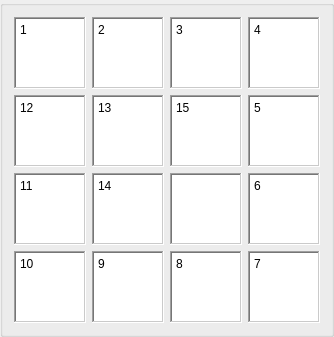
   <widget class="QGroupBox" name="groupBox_2">
    <property name="enabled">
     <bool>true</bool>
    </property>
    <property name="geometry">
     <rect>
      <x>410</x>
      <y>270</y>
      <width>251</width>
      <height>221</height>
     </rect>
    </property>
    <property name="title">
     <string/>
    </property>
    <property name="alignment">
     <set>Qt::AlignBottom|Qt::AlignHCenter</set>
    </property>
    <layout class="QGridLayout" name="gridLayout_2">
     <item row="2" column="1">
      <widget class="QTextEdit" name="end10">
       <property name="frameShape">
        <enum>QFrame::WinPanel</enum>
       </property>
       <property name="lineWidth">
        <number>3</number>
       </property>
       <property name="html">
        <string>&lt;!DOCTYPE HTML PUBLIC &quot;-//W3C//DTD HTML 4.0//EN&quot; &quot;http://www.w3.org/TR/REC-html40/strict.dtd&quot;&gt;
&lt;html&gt;&lt;head&gt;&lt;meta name=&quot;qrichtext&quot; content=&quot;1&quot; /&gt;&lt;style type=&quot;text/css&quot;&gt;
p, li { white-space: pre-wrap; }
&lt;/style&gt;&lt;/head&gt;&lt;body style=&quot; font-family:'SimSun'; font-size:9pt; font-weight:400; font-style:normal;&quot;&gt;
&lt;p style=&quot; margin-top:0px; margin-bottom:0px; margin-left:0px; margin-right:0px; -qt-block-indent:0; text-indent:0px;&quot;&gt;14&lt;/p&gt;&lt;/body&gt;&lt;/html&gt;</string>
       </property>
       <property name="tabStopWidth">
        <number>100</number>
       </property>
       <property name="acceptRichText">
        <bool>true</bool>
       </property>
      </widget>
     </item>
     <item row="0" column="0">
      <widget class="QTextEdit" name="end1">
       <property name="frameShape">
        <enum>QFrame::WinPanel</enum>
       </property>
       <property name="lineWidth">
        <number>3</number>
       </property>
       <property name="html">
        <string>&lt;!DOCTYPE HTML PUBLIC &quot;-//W3C//DTD HTML 4.0//EN&quot; &quot;http://www.w3.org/TR/REC-html40/strict.dtd&quot;&gt;
&lt;html&gt;&lt;head&gt;&lt;meta name=&quot;qrichtext&quot; content=&quot;1&quot; /&gt;&lt;style type=&quot;text/css&quot;&gt;
p, li { white-space: pre-wrap; }
&lt;/style&gt;&lt;/head&gt;&lt;body style=&quot; font-family:'SimSun'; font-size:9pt; font-weight:400; font-style:normal;&quot;&gt;
&lt;p style=&quot; margin-top:0px; margin-bottom:0px; margin-left:0px; margin-right:0px; -qt-block-indent:0; text-indent:0px;&quot;&gt;1&lt;/p&gt;&lt;/body&gt;&lt;/html&gt;</string>
       </property>
       <property name="tabStopWidth">
        <number>100</number>
       </property>
       <property name="acceptRichText">
        <bool>true</bool>
       </property>
      </widget>
     </item>
     <item row="1" column="2">
      <widget class="QTextEdit" name="end7">
       <property name="frameShape">
        <enum>QFrame::WinPanel</enum>
       </property>
       <property name="lineWidth">
        <number>3</number>
       </property>
       <property name="html">
        <string>&lt;!DOCTYPE HTML PUBLIC &quot;-//W3C//DTD HTML 4.0//EN&quot; &quot;http://www.w3.org/TR/REC-html40/strict.dtd&quot;&gt;
&lt;html&gt;&lt;head&gt;&lt;meta name=&quot;qrichtext&quot; content=&quot;1&quot; /&gt;&lt;style type=&quot;text/css&quot;&gt;
p, li { white-space: pre-wrap; }
&lt;/style&gt;&lt;/head&gt;&lt;body style=&quot; font-family:'SimSun'; font-size:9pt; font-weight:400; font-style:normal;&quot;&gt;
&lt;p style=&quot; margin-top:0px; margin-bottom:0px; margin-left:0px; margin-right:0px; -qt-block-indent:0; text-indent:0px;&quot;&gt;15&lt;/p&gt;&lt;/body&gt;&lt;/html&gt;</string>
       </property>
       <property name="tabStopWidth">
        <number>100</number>
       </property>
       <property name="acceptRichText">
        <bool>true</bool>
       </property>
      </widget>
     </item>
     <item row="3" column="1">
      <widget class="QTextEdit" name="end14">
       <property name="frameShape">
        <enum>QFrame::WinPanel</enum>
       </property>
       <property name="lineWidth">
        <number>3</number>
       </property>
       <property name="html">
        <string>&lt;!DOCTYPE HTML PUBLIC &quot;-//W3C//DTD HTML 4.0//EN&quot; &quot;http://www.w3.org/TR/REC-html40/strict.dtd&quot;&gt;
&lt;html&gt;&lt;head&gt;&lt;meta name=&quot;qrichtext&quot; content=&quot;1&quot; /&gt;&lt;style type=&quot;text/css&quot;&gt;
p, li { white-space: pre-wrap; }
&lt;/style&gt;&lt;/head&gt;&lt;body style=&quot; font-family:'SimSun'; font-size:9pt; font-weight:400; font-style:normal;&quot;&gt;
&lt;p style=&quot; margin-top:0px; margin-bottom:0px; margin-left:0px; margin-right:0px; -qt-block-indent:0; text-indent:0px;&quot;&gt;9&lt;/p&gt;&lt;/body&gt;&lt;/html&gt;</string>
       </property>
       <property name="tabStopWidth">
        <number>100</number>
       </property>
       <property name="acceptRichText">
        <bool>true</bool>
       </property>
      </widget>
     </item>
     <item row="0" column="3">
      <widget class="QTextEdit" name="end4">
       <property name="frameShape">
        <enum>QFrame::WinPanel</enum>
       </property>
       <property name="lineWidth">
        <number>3</number>
       </property>
       <property name="html">
        <string>&lt;!DOCTYPE HTML PUBLIC &quot;-//W3C//DTD HTML 4.0//EN&quot; &quot;http://www.w3.org/TR/REC-html40/strict.dtd&quot;&gt;
&lt;html&gt;&lt;head&gt;&lt;meta name=&quot;qrichtext&quot; content=&quot;1&quot; /&gt;&lt;style type=&quot;text/css&quot;&gt;
p, li { white-space: pre-wrap; }
&lt;/style&gt;&lt;/head&gt;&lt;body style=&quot; font-family:'SimSun'; font-size:9pt; font-weight:400; font-style:normal;&quot;&gt;
&lt;p style=&quot; margin-top:0px; margin-bottom:0px; margin-left:0px; margin-right:0px; -qt-block-indent:0; text-indent:0px;&quot;&gt;4&lt;/p&gt;&lt;/body&gt;&lt;/html&gt;</string>
       </property>
       <property name="tabStopWidth">
        <number>100</number>
       </property>
       <property name="acceptRichText">
        <bool>true</bool>
       </property>
      </widget>
     </item>
     <item row="0" column="2">
      <widget class="QTextEdit" name="end3">
       <property name="frameShape">
        <enum>QFrame::WinPanel</enum>
       </property>
       <property name="lineWidth">
        <number>3</number>
       </property>
       <property name="html">
        <string>&lt;!DOCTYPE HTML PUBLIC &quot;-//W3C//DTD HTML 4.0//EN&quot; &quot;http://www.w3.org/TR/REC-html40/strict.dtd&quot;&gt;
&lt;html&gt;&lt;head&gt;&lt;meta name=&quot;qrichtext&quot; content=&quot;1&quot; /&gt;&lt;style type=&quot;text/css&quot;&gt;
p, li { white-space: pre-wrap; }
&lt;/style&gt;&lt;/head&gt;&lt;body style=&quot; font-family:'SimSun'; font-size:9pt; font-weight:400; font-style:normal;&quot;&gt;
&lt;p style=&quot; margin-top:0px; margin-bottom:0px; margin-left:0px; margin-right:0px; -qt-block-indent:0; text-indent:0px;&quot;&gt;3&lt;/p&gt;&lt;/body&gt;&lt;/html&gt;</string>
       </property>
       <property name="tabStopWidth">
        <number>100</number>
       </property>
       <property name="acceptRichText">
        <bool>true</bool>
       </property>
      </widget>
     </item>
     <item row="0" column="1">
      <widget class="QTextEdit" name="end2">
       <property name="frameShape">
        <enum>QFrame::WinPanel</enum>
       </property>
       <property name="lineWidth">
        <number>3</number>
       </property>
       <property name="html">
        <string>&lt;!DOCTYPE HTML PUBLIC &quot;-//W3C//DTD HTML 4.0//EN&quot; &quot;http://www.w3.org/TR/REC-html40/strict.dtd&quot;&gt;
&lt;html&gt;&lt;head&gt;&lt;meta name=&quot;qrichtext&quot; content=&quot;1&quot; /&gt;&lt;style type=&quot;text/css&quot;&gt;
p, li { white-space: pre-wrap; }
&lt;/style&gt;&lt;/head&gt;&lt;body style=&quot; font-family:'SimSun'; font-size:9pt; font-weight:400; font-style:normal;&quot;&gt;
&lt;p style=&quot; margin-top:0px; margin-bottom:0px; margin-left:0px; margin-right:0px; -qt-block-indent:0; text-indent:0px;&quot;&gt;2&lt;/p&gt;&lt;/body&gt;&lt;/html&gt;</string>
       </property>
       <property name="tabStopWidth">
        <number>100</number>
       </property>
       <property name="acceptRichText">
        <bool>true</bool>
       </property>
      </widget>
     </item>
     <item row="1" column="3">
      <widget class="QTextEdit" name="end8">
       <property name="frameShape">
        <enum>QFrame::WinPanel</enum>
       </property>
       <property name="lineWidth">
        <number>3</number>
       </property>
       <property name="html">
        <string>&lt;!DOCTYPE HTML PUBLIC &quot;-//W3C//DTD HTML 4.0//EN&quot; &quot;http://www.w3.org/TR/REC-html40/strict.dtd&quot;&gt;
&lt;html&gt;&lt;head&gt;&lt;meta name=&quot;qrichtext&quot; content=&quot;1&quot; /&gt;&lt;style type=&quot;text/css&quot;&gt;
p, li { white-space: pre-wrap; }
&lt;/style&gt;&lt;/head&gt;&lt;body style=&quot; font-family:'SimSun'; font-size:9pt; font-weight:400; font-style:normal;&quot;&gt;
&lt;p style=&quot; margin-top:0px; margin-bottom:0px; margin-left:0px; margin-right:0px; -qt-block-indent:0; text-indent:0px;&quot;&gt;5&lt;/p&gt;&lt;/body&gt;&lt;/html&gt;</string>
       </property>
       <property name="tabStopWidth">
        <number>100</number>
       </property>
       <property name="acceptRichText">
        <bool>true</bool>
       </property>
      </widget>
     </item>
     <item row="1" column="0">
      <widget class="QTextEdit" name="end5">
       <property name="frameShape">
        <enum>QFrame::WinPanel</enum>
       </property>
       <property name="lineWidth">
        <number>3</number>
       </property>
       <property name="html">
        <string>&lt;!DOCTYPE HTML PUBLIC &quot;-//W3C//DTD HTML 4.0//EN&quot; &quot;http://www.w3.org/TR/REC-html40/strict.dtd&quot;&gt;
&lt;html&gt;&lt;head&gt;&lt;meta name=&quot;qrichtext&quot; content=&quot;1&quot; /&gt;&lt;style type=&quot;text/css&quot;&gt;
p, li { white-space: pre-wrap; }
&lt;/style&gt;&lt;/head&gt;&lt;body style=&quot; font-family:'SimSun'; font-size:9pt; font-weight:400; font-style:normal;&quot;&gt;
&lt;p style=&quot; margin-top:0px; margin-bottom:0px; margin-left:0px; margin-right:0px; -qt-block-indent:0; text-indent:0px;&quot;&gt;12&lt;/p&gt;&lt;/body&gt;&lt;/html&gt;</string>
       </property>
       <property name="tabStopWidth">
        <number>100</number>
       </property>
       <property name="acceptRichText">
        <bool>true</bool>
       </property>
      </widget>
     </item>
     <item row="2" column="0">
      <widget class="QTextEdit" name="end9">
       <property name="frameShape">
        <enum>QFrame::WinPanel</enum>
       </property>
       <property name="lineWidth">
        <number>3</number>
       </property>
       <property name="html">
        <string>&lt;!DOCTYPE HTML PUBLIC &quot;-//W3C//DTD HTML 4.0//EN&quot; &quot;http://www.w3.org/TR/REC-html40/strict.dtd&quot;&gt;
&lt;html&gt;&lt;head&gt;&lt;meta name=&quot;qrichtext&quot; content=&quot;1&quot; /&gt;&lt;style type=&quot;text/css&quot;&gt;
p, li { white-space: pre-wrap; }
&lt;/style&gt;&lt;/head&gt;&lt;body style=&quot; font-family:'SimSun'; font-size:9pt; font-weight:400; font-style:normal;&quot;&gt;
&lt;p style=&quot; margin-top:0px; margin-bottom:0px; margin-left:0px; margin-right:0px; -qt-block-indent:0; text-indent:0px;&quot;&gt;11&lt;/p&gt;&lt;/body&gt;&lt;/html&gt;</string>
       </property>
       <property name="tabStopWidth">
        <number>100</number>
       </property>
       <property name="acceptRichText">
        <bool>true</bool>
       </property>
      </widget>
     </item>
     <item row="1" column="1">
      <widget class="QTextEdit" name="end6">
       <property name="frameShape">
        <enum>QFrame::WinPanel</enum>
       </property>
       <property name="lineWidth">
        <number>3</number>
       </property>
       <property name="html">
        <string>&lt;!DOCTYPE HTML PUBLIC &quot;-//W3C//DTD HTML 4.0//EN&quot; &quot;http://www.w3.org/TR/REC-html40/strict.dtd&quot;&gt;
&lt;html&gt;&lt;head&gt;&lt;meta name=&quot;qrichtext&quot; content=&quot;1&quot; /&gt;&lt;style type=&quot;text/css&quot;&gt;
p, li { white-space: pre-wrap; }
&lt;/style&gt;&lt;/head&gt;&lt;body style=&quot; font-family:'SimSun'; font-size:9pt; font-weight:400; font-style:normal;&quot;&gt;
&lt;p style=&quot; margin-top:0px; margin-bottom:0px; margin-left:0px; margin-right:0px; -qt-block-indent:0; text-indent:0px;&quot;&gt;13&lt;/p&gt;&lt;/body&gt;&lt;/html&gt;</string>
       </property>
       <property name="tabStopWidth">
        <number>100</number>
       </property>
       <property name="acceptRichText">
        <bool>true</bool>
       </property>
      </widget>
     </item>
     <item row="3" column="0">
      <widget class="QTextEdit" name="end13">
       <property name="frameShape">
        <enum>QFrame::WinPanel</enum>
       </property>
       <property name="lineWidth">
        <number>3</number>
       </property>
       <property name="html">
        <string>&lt;!DOCTYPE HTML PUBLIC &quot;-//W3C//DTD HTML 4.0//EN&quot; &quot;http://www.w3.org/TR/REC-html40/strict.dtd&quot;&gt;
&lt;html&gt;&lt;head&gt;&lt;meta name=&quot;qrichtext&quot; content=&quot;1&quot; /&gt;&lt;style type=&quot;text/css&quot;&gt;
p, li { white-space: pre-wrap; }
&lt;/style&gt;&lt;/head&gt;&lt;body style=&quot; font-family:'SimSun'; font-size:9pt; font-weight:400; font-style:normal;&quot;&gt;
&lt;p style=&quot; margin-top:0px; margin-bottom:0px; margin-left:0px; margin-right:0px; -qt-block-indent:0; text-indent:0px;&quot;&gt;10&lt;/p&gt;&lt;/body&gt;&lt;/html&gt;</string>
       </property>
       <property name="tabStopWidth">
        <number>100</number>
       </property>
       <property name="acceptRichText">
        <bool>true</bool>
       </property>
      </widget>
     </item>
     <item row="2" column="2">
      <widget class="QTextEdit" name="end11">
       <property name="frameShape">
        <enum>QFrame::WinPanel</enum>
       </property>
       <property name="lineWidth">
        <number>3</number>
       </property>
       <property name="tabStopWidth">
        <number>100</number>
       </property>
       <property name="acceptRichText">
        <bool>true</bool>
       </property>
      </widget>
     </item>
     <item row="3" column="3">
      <widget class="QTextEdit" name="end16">
       <property name="frameShape">
        <enum>QFrame::WinPanel</enum>
       </property>
       <property name="lineWidth">
        <number>3</number>
       </property>
       <property name="html">
        <string>&lt;!DOCTYPE HTML PUBLIC &quot;-//W3C//DTD HTML 4.0//EN&quot; &quot;http://www.w3.org/TR/REC-html40/strict.dtd&quot;&gt;
&lt;html&gt;&lt;head&gt;&lt;meta name=&quot;qrichtext&quot; content=&quot;1&quot; /&gt;&lt;style type=&quot;text/css&quot;&gt;
p, li { white-space: pre-wrap; }
&lt;/style&gt;&lt;/head&gt;&lt;body style=&quot; font-family:'SimSun'; font-size:9pt; font-weight:400; font-style:normal;&quot;&gt;
&lt;p style=&quot; margin-top:0px; margin-bottom:0px; margin-left:0px; margin-right:0px; -qt-block-indent:0; text-indent:0px;&quot;&gt;7&lt;/p&gt;&lt;/body&gt;&lt;/html&gt;</string>
       </property>
       <property name="tabStopWidth">
        <number>100</number>
       </property>
       <property name="acceptRichText">
        <bool>true</bool>
       </property>
      </widget>
     </item>
     <item row="2" column="3">
      <widget class="QTextEdit" name="end12">
       <property name="frameShape">
        <enum>QFrame::WinPanel</enum>
       </property>
       <property name="lineWidth">
        <number>3</number>
       </property>
       <property name="html">
        <string>&lt;!DOCTYPE HTML PUBLIC &quot;-//W3C//DTD HTML 4.0//EN&quot; &quot;http://www.w3.org/TR/REC-html40/strict.dtd&quot;&gt;
&lt;html&gt;&lt;head&gt;&lt;meta name=&quot;qrichtext&quot; content=&quot;1&quot; /&gt;&lt;style type=&quot;text/css&quot;&gt;
p, li { white-space: pre-wrap; }
&lt;/style&gt;&lt;/head&gt;&lt;body style=&quot; font-family:'SimSun'; font-size:9pt; font-weight:400; font-style:normal;&quot;&gt;
&lt;p style=&quot; margin-top:0px; margin-bottom:0px; margin-left:0px; margin-right:0px; -qt-block-indent:0; text-indent:0px;&quot;&gt;6&lt;/p&gt;&lt;/body&gt;&lt;/html&gt;</string>
       </property>
       <property name="tabStopWidth">
        <number>100</number>
       </property>
       <property name="acceptRichText">
        <bool>true</bool>
       </property>
      </widget>
     </item>
     <item row="3" column="2">
      <widget class="QTextEdit" name="end15">
       <property name="frameShape">
        <enum>QFrame::WinPanel</enum>
       </property>
       <property name="lineWidth">
        <number>3</number>
       </property>
       <property name="html">
        <string>&lt;!DOCTYPE HTML PUBLIC &quot;-//W3C//DTD HTML 4.0//EN&quot; &quot;http://www.w3.org/TR/REC-html40/strict.dtd&quot;&gt;
&lt;html&gt;&lt;head&gt;&lt;meta name=&quot;qrichtext&quot; content=&quot;1&quot; /&gt;&lt;style type=&quot;text/css&quot;&gt;
p, li { white-space: pre-wrap; }
&lt;/style&gt;&lt;/head&gt;&lt;body style=&quot; font-family:'SimSun'; font-size:9pt; font-weight:400; font-style:normal;&quot;&gt;
&lt;p style=&quot; margin-top:0px; margin-bottom:0px; margin-left:0px; margin-right:0px; -qt-block-indent:0; text-indent:0px;&quot;&gt;8&lt;/p&gt;&lt;/body&gt;&lt;/html&gt;</string>
       </property>
       <property name="tabStopWidth">
        <number>100</number>
       </property>
       <property name="acceptRichText">
        <bool>true</bool>
       </property>
      </widget>
     </item>
    </layout>
   </widget>
